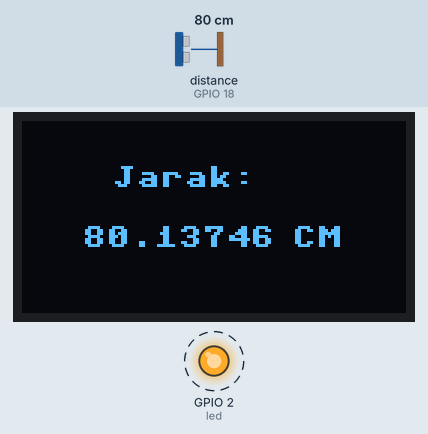
Recording of a program running on a simulated ESP32 board running MicroPython. Shown: 128×64 one-colour display, output pins drawn as LEDs (lit = HIGH). Dashed ring = blinking. The test bench sets the inputs (shaded band); at power-on: distance to the obstacle (sensor on GPIO 18) 80 cm. The echo pulse lasts 58.3 µs per cm; library files of the repository ran but are not shown: hcsr04.py, ssd1306.py; pins used as bus, display or sensor lines are not drawn; what the program prints to the serial console is not drawn.

Above: at 1.2 s.
1.3 s: distance to the obstacle (sensor on GPIO 18) set to 96 cm
At 3.9 s:
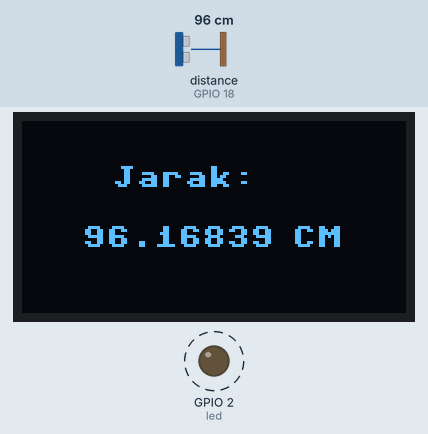
4.5 s: distance to the obstacle (sensor on GPIO 18) set to 103 cm
At 6.9 s:
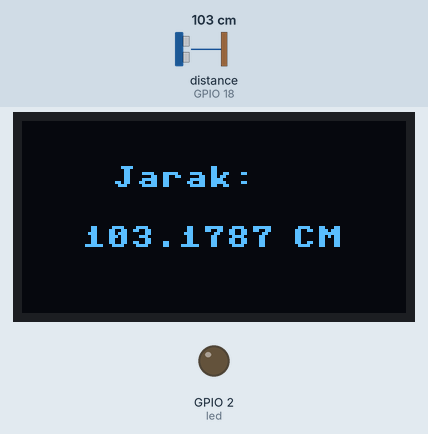
7.6 s: distance to the obstacle (sensor on GPIO 18) set to 2 cm
At 10.4 s:
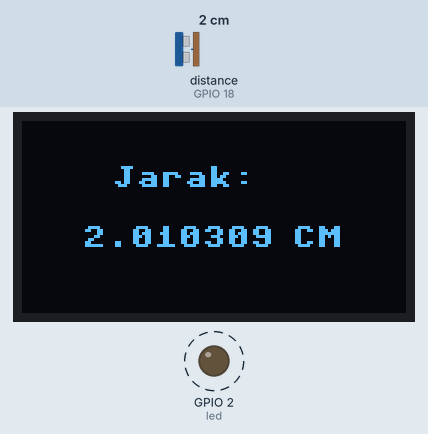
Timing chart, 0 to 16.7 s (numbered marks = the images above; inputs shaded):
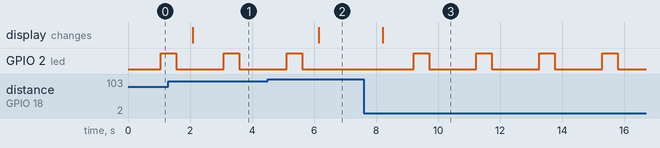

Measured:
- the behaviour switches between 99 and 100 cm on distance to the obstacle (sensor on GPIO 18) (found by bisection; images 1 and 2)
- after the input at 1.3 s, the display: changes after 0.79 s (image 1)
- after the input at 4.5 s, GPIO 2 (led): goes on until 5.6 s, then stays LOW; the display: changes after 1.7 s (image 2)
- after the input at 7.6 s, GPIO 2 (led): alternates HIGH for 0.50 s and LOW for 1.5 s, starting after 1.6 s; the display: changes after 0.61 s (image 3)

The program:

main.py
```python
from hcsr04 import HCSR04
from time import sleep
from machine import Pin, I2C
import ssd1306

i2c = I2C(0, scl=Pin(22), sda=Pin(21))
oled = ssd1306.SSD1306_I2C(128, 64, i2c)
led = Pin(2, Pin.OUT)
sensor = HCSR04(trigger_pin=5, echo_pin=18, echo_timeout_us=10000)

while True:
    distance = sensor.distance_cm()
    print('Jarak :', distance, 'CM')
    # Reset tampilan OLED
    oled.fill(0)

    oled.text("Jarak:", 30, 15)
    oled.text(str(distance), 20, 35)
    oled.text("CM", 90, 35)

    # Perbarui tampilan OLED
    oled.show()

    sleep(1)

    if distance < 100 and distance > 0:
        led.on()
        sleep(0.5)
        led.off()
        sleep(0.5)

    else:
        led.off()
```
